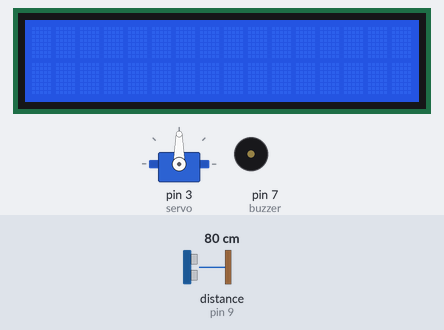
This sketch was run on a simulated Arduino Uno, built with avr-gcc and run on an emulated ATmega328P. Shown: 16×2 character LCD, servo, buzzer (waves = sounding). Wiring (inferred from the names in the program): ultrasonic range finder: trigger pin 8; echo pin 9. The test bench sets the inputs (shaded band); at power-on: distance to the obstacle (sensor on pin 9) 80 cm. The echo pulse lasts 58.3 µs per cm; what the sketch prints to the serial monitor is not drawn.

Above: at 1.2 s.
1.3 s: distance to the obstacle (sensor on pin 9) set to 2 cm
At 4.57 s:
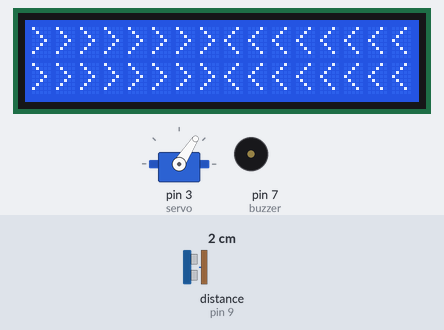
6.5 s: distance to the obstacle (sensor on pin 9) set to 29 cm
At 7.05 s:
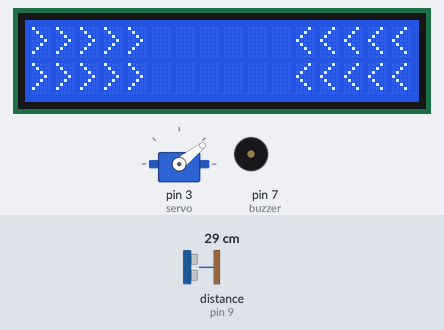
11.7 s: distance to the obstacle (sensor on pin 9) set to 34 cm
17.2 s: distance to the obstacle (sensor on pin 9) set to 9 cm
At 19.0 s:
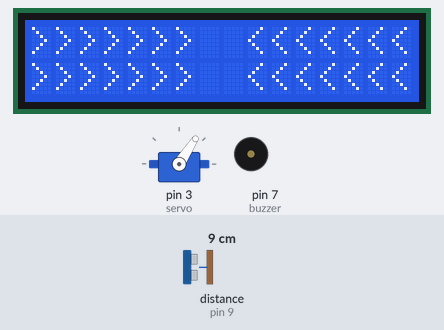
22.4 s: distance to the obstacle (sensor on pin 9) set to 18 cm
At 22.73 s:
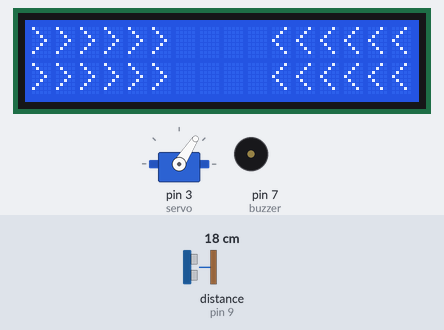
27.6 s: distance to the obstacle (sensor on pin 9) set to 60 cm
At 28.4 s:
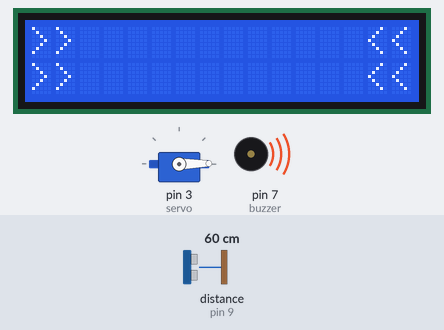
Timing chart, 0 to 33.8 s (numbered marks = the images above; inputs shaded):
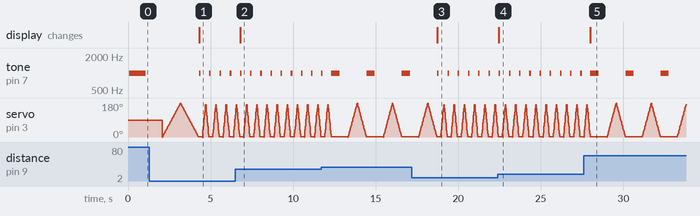

The sketch:

backup_sensor_with_LCD_and_Servo_01.ino
```cpp
/*
 *   Undergraduate Research Apprentice Program (URAP)
 *   Prof. Karen Nakamura
 *
 *   File: bakcup_sensor_with_LCD_03.ino
c *   Author(s): Enrico Cruvinel (Email: enrico.cruvinel@berkeley.edu) & Nathan Tilton (Email: nathantilton82@berkeley.edu)
 *
 *   Description: An ultrasonic sensor calculates the distance between itself and an object in front of it.
 *   Remarks:
 *
*/


#include <Wire.h>
#include <LiquidCrystal_I2C.h>
#include <Servo.h>

LiquidCrystal_I2C lcd(0x27, 16, 2);

Servo servo;

const float max_distance = 80; //cm
const int lcd_width = 16;

const int echoPin = 9;
const int trigPin = 8;
const int buzzer = 7;

const float close_time = 0.1; //seconds
const float medium_time = 0.5; //seconds
const float far_time = 1; //seconds

const float close_distance = 30; //cm
const float medium_distance = 60; //cm
const float far_distance = 90; //cm

const float sound_speed = 0.034; //cm/us

long duration;
int distance;

int close_rot_speed = 1;
int medium_rot_speed = 3;
int far_rot_speed = 6;

void rotation_speed(int rot_speed){
  for (int i = 0; i < 180; i++){
    servo.write(i);
    delay(rot_speed);
  }
  for (int i = 180; i > 0; i--){
    servo.write(i);
    delay(rot_speed);
  }
}

void rotate(float distance){

  if (distance <= close_distance){
    rotation_speed(close_rot_speed);
  }
  else if(distance <= medium_distance){
    rotation_speed(medium_rot_speed);
  }
  else if(distance <= far_distance){
    rotation_speed(far_rot_speed);
  }
}


String create_string(char c, int string_length){

  String chevrons = "";

  for(int i = 0; i < string_length; i++){
       chevrons += c;
  }
  return chevrons;

}


void set_tone(float time_interval, float default_tone = 1000){
    tone(buzzer, default_tone);
    delay(time_interval*1000);
    noTone(buzzer);
    delay(time_interval*1000);
}

void display_chevrons(int distance){

  int total_chevrons = lcd_width - int(lcd_width * distance/max_distance); //proportion
  total_chevrons = total_chevrons <= lcd_width ? total_chevrons : 16;

  lcd.clear();

  String left = create_string('>', total_chevrons/2);
  String right = create_string('<', total_chevrons/2);

  lcd.leftToRight();
  lcd.setCursor(0,0);
  lcd.print(left);
  lcd.setCursor(0,1);
  lcd.print(left);

  lcd.rightToLeft();
  lcd.setCursor(15,0);
  lcd.print(right);
  lcd.setCursor(15,1);
  lcd.print(right);

}

void beep(float distance){

  if (distance <= close_distance){
    set_tone(close_time);
  }
  else if(distance <= medium_distance){
    set_tone(medium_time);
  }
  else if(distance <= far_distance){
    set_tone(far_time);
  }

}

long calculate_time(){
  digitalWrite(trigPin, LOW);
  delayMicroseconds(2);
  digitalWrite(trigPin, HIGH);
  delayMicroseconds(10); // Datasheet: Using IO trigger for at least 10us high level signal
  digitalWrite(trigPin, LOW);
  return pulseIn(echoPin, HIGH)/2;
}

int calculate_distance(float time_interval, float spd = sound_speed){

  return distance = time_interval*sound_speed;

}

void setup() {

  lcd.begin();
  lcd.backlight();

  pinMode(trigPin, OUTPUT);
  pinMode(echoPin, INPUT);

  pinMode(buzzer, OUTPUT);

  Serial.begin(9600);

  servo.attach(3);
  servo.write(90);

}

void loop() {

  distance = calculate_distance(calculate_time());

  display_chevrons(distance);

  beep(distance);

  Serial.print("Distance: ");
  Serial.println(distance);

  rotate(distance);

}
```

Measured:
- after the input at 1.3 s, the display: changes after 3.0 s (image 1)
- after the input at 6.5 s, the display: changes after 0.29 s (image 2)
- after the input at 17.2 s, tone on pin 7 (buzzer): alternates 1000 Hz for 0.10 s and silent for 0.52 s, starting after 1.6 s; the display: changes after 1.5 s (image 3)
- after the input at 22.4 s, the display: changes after 0.06 s (image 4)
- after the input at 27.6 s, tone on pin 7 (buzzer): alternates 1000 Hz for 0.50 s and silent for 1.6 s, starting after 0.91 s; the display: changes after 0.41 s (image 5)
- by itself, tone on pin 7 (buzzer): plays 1000 Hz for 0.10 s, 1000 Hz for 0.50 s, 1000 Hz for 0.50 s, 1000 Hz for 0.50 s
